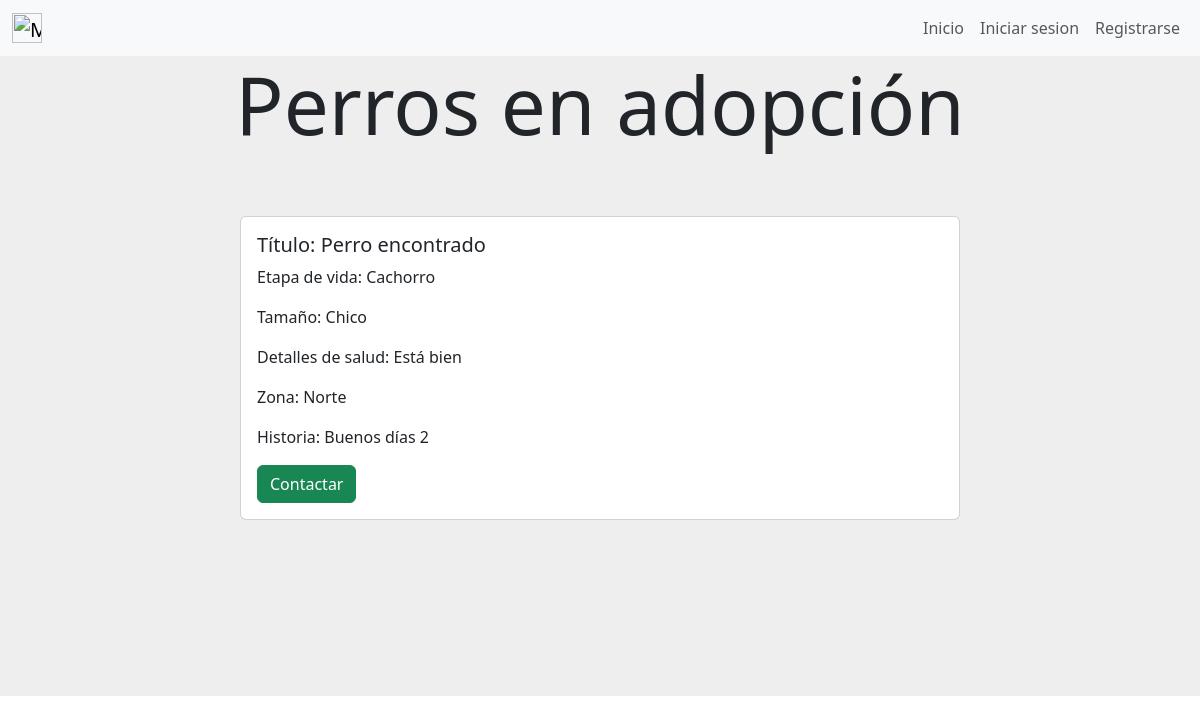
The page /perros_en_adopcion on the database as committed earlier.
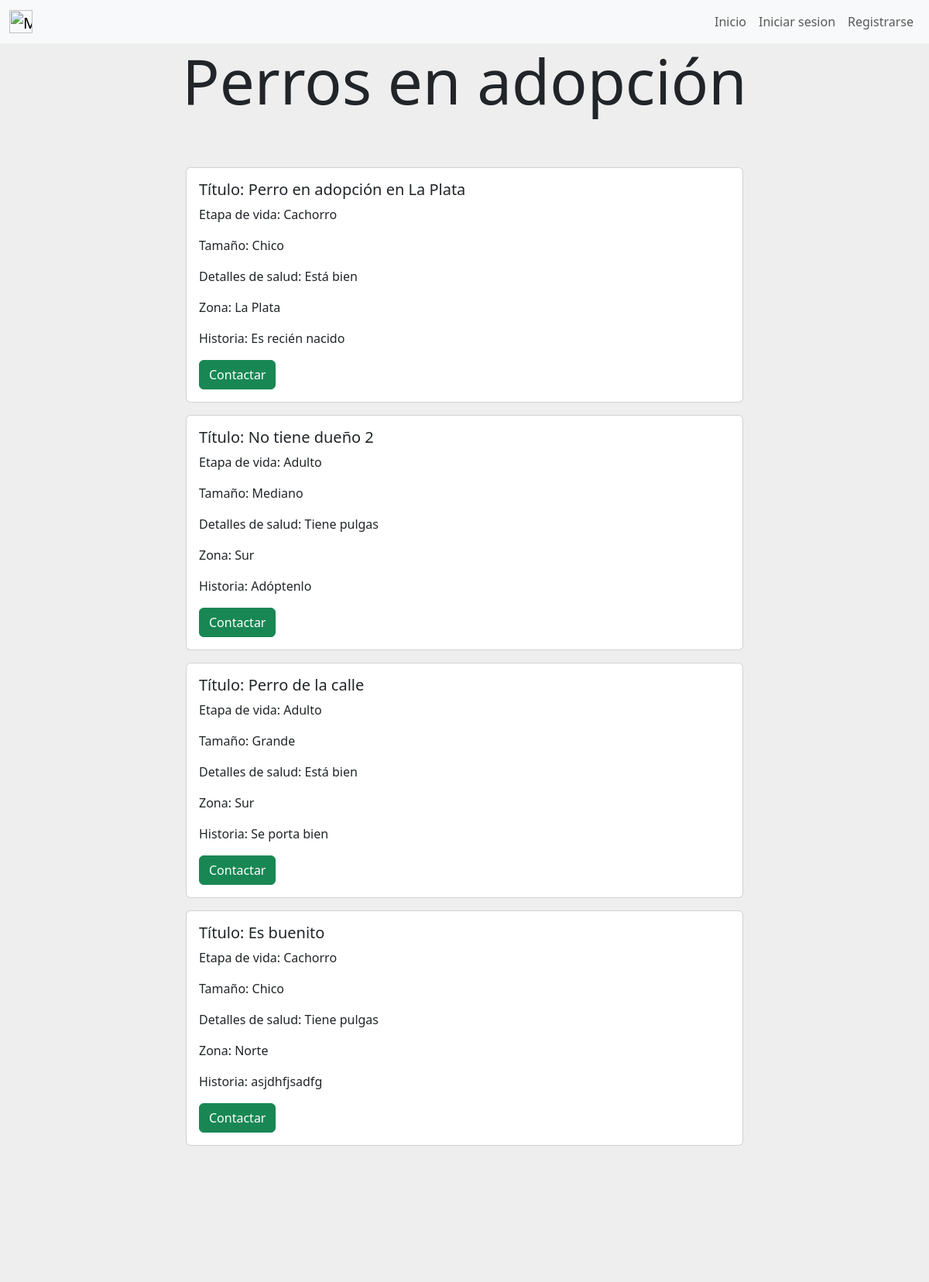
The same page on the database as committed later.
### gestion_de_mascotas/models.py (models this page shows, shortened)
class Perro_en_adopcion(models.Model):
    titulo = models.CharField(max_length=30)
    edad=models.CharField(max_length=30)
    tamanio = models.CharField(max_length=30)
    detalles_de_salud=models.CharField(max_length=200)
    zona=models.CharField(max_length=100)
    historia = models.CharField(max_length=500)
    adoptado = models.BooleanField(default=False)
    created=models.DateTimeField(auto_now_add=True)
    updated=models.DateTimeField(auto_now_add=True)
    created_by = models.ForeignKey(User, on_delete=models.CASCADE)
    class Meta:
        verbose_name='perro_en_adopcion'
        verbose_name_plural='perros_en_adopcion'

### gestion_de_mascotas/views.py (the view)
# urls.py: path('perros_en_adopcion',views.perros_en_adopcion, name= "perros_en_adopcion"),
def perros_en_adopcion (request) :
    perros_en_adopcion=Perro_en_adopcion.objects.all()
    return render(request,"gestion_de_mascotas/perros_en_adopcion.html",{"perros_en_adopcion":perros_en_adopcion})

### gestion_de_mascotas/templates/gestion_de_mascotas/perros_en_adopcion.html (shortened to what this page needs)
{% extends "gestion_de_usuarios/base.html" %}
{% block content %}
<div style="background-color:#eee;height: 20%;text-align: center;">
    <h1 class="display-1">Perros en adopción</h1>
</div>
        {% if perros_en_adopcion.count == 0 %}
            <div style="background-color: #eee;background-position: center;background-size: cover; align-items: center;justify-content: center;display: flex;">
                <div class="card mb-3 element-home-color" style="width: 60%;">
                    <div class="row g-0">
                        <div class="card">
                            <div class="card-body">
                                Aún no hay publicaciones.
                            </div>
                        </div>
                    </div>
                </div>
            </div>
        {% else %}
        {% for perro in perros_en_adopcion %}
        <div style="background-color: #eee;background-position: center;background-size: cover; align-items: center;justify-content: center;display: flex;">
            <div class="card mb-3 element-home-color" style="width: 60%;">
                <div class="row g-0">
                <div class="col-md-8">
                    <div class="card-body">
                    <h5 class="card-title">Título: {{perro.titulo}}</h5>
                    <p class="card-text">Etapa de vida: {{perro.edad}}</p>
                    <p class="card-text">Tamaño: {{perro.tamanio}}</p>
                    <p class="card-text">Detalles de salud: {{perro.detalles_de_salud}}</p>
                    <p class="card-text">Zona: {{perro.zona}}</p>
                    <p class="card-text">Historia: {{perro.historia}}</p>
                    {% if user.is_authenticated and perro.created_by == user %}
                    <a href ="{% url 'editar_anuncio' perro.id %}" class="btn btn-success" style="color:white;">Editar anuncio</a>
                    <a href ="#" class="btn btn-danger" onclick="delete_anuncio_adopcion({{perro.id}})" style="color:white;">Eliminar anuncio</a>
                    {% else %}
                    <a href ="{% url 'contacto_adopcion' perro.id %}" class=" btn btn-success" >Contactar</a>
                    {% endif %}
                    </div>
                </div>
                </div>
            </div>
        </div>
        {% endfor %}
<div style="background-color:#eee;height: 20%;">
</div>
{% endif %}
{% endblock %}

Rows that differ between the two databases and show on the page:
changed Perro_en_adopcion: titulo "Perro encontrado" → "Perro en adopción en La Plata"; zona "Norte" → "La Plata"; historia "Buenos días 2" → "Es recién nacido"
added Perro_en_adopcion: titulo "No tiene dueño 2", edad "Adulto", tamanio "Mediano", detalles_de_salud "Tiene pulgas", zona "Sur", historia "Adóptenlo"
added Perro_en_adopcion: titulo "Perro de la calle", edad "Adulto", tamanio "Grande", detalles_de_salud "Está bien", zona "Sur", historia "Se porta bien"
added Perro_en_adopcion: titulo "Es buenito", edad "Cachorro", tamanio "Chico", detalles_de_salud "Tiene pulgas", zona "Norte", historia "asjdhfjsadfg"
